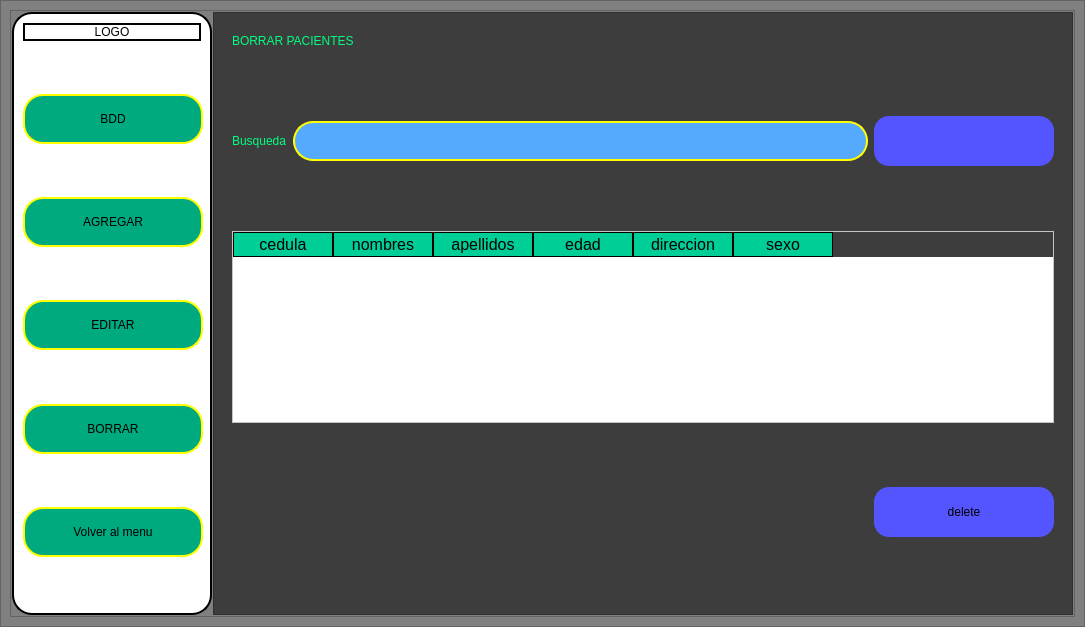
<?xml version="1.0" encoding="UTF-8"?>
<ui version="4.0">
 <class>MainWindow</class>
 <widget class="QMainWindow" name="MainWindow">
  <property name="geometry">
   <rect>
    <x>0</x>
    <y>0</y>
    <width>1085</width>
    <height>627</height>
   </rect>
  </property>
  <property name="windowTitle">
   <string>MainWindow</string>
  </property>
  <widget class="QWidget" name="centralwidget">
   <layout class="QVBoxLayout" name="verticalLayout">
    <property name="spacing">
     <number>0</number>
    </property>
    <property name="leftMargin">
     <number>0</number>
    </property>
    <property name="topMargin">
     <number>0</number>
    </property>
    <property name="rightMargin">
     <number>0</number>
    </property>
    <property name="bottomMargin">
     <number>0</number>
    </property>
    <item>
     <widget class="QFrame" name="frameP">
      <property name="styleSheet">
       <string notr="true">QFrame{
background-color:gray;
}</string>
      </property>
      <property name="frameShape">
       <enum>QFrame::StyledPanel</enum>
      </property>
      <property name="frameShadow">
       <enum>QFrame::Raised</enum>
      </property>
      <layout class="QVBoxLayout" name="verticalLayout_2" stretch="0">
       <item>
        <widget class="QFrame" name="frame_C">
         <property name="frameShape">
          <enum>QFrame::StyledPanel</enum>
         </property>
         <property name="frameShadow">
          <enum>QFrame::Raised</enum>
         </property>
         <layout class="QHBoxLayout" name="horizontalLayout_3">
          <property name="spacing">
           <number>1</number>
          </property>
          <property name="leftMargin">
           <number>1</number>
          </property>
          <property name="topMargin">
           <number>1</number>
          </property>
          <property name="rightMargin">
           <number>1</number>
          </property>
          <property name="bottomMargin">
           <number>1</number>
          </property>
          <item>
           <widget class="QFrame" name="frame_controles">
            <property name="minimumSize">
             <size>
              <width>0</width>
              <height>0</height>
             </size>
            </property>
            <property name="maximumSize">
             <size>
              <width>200</width>
              <height>16777215</height>
             </size>
            </property>
            <property name="styleSheet">
             <string notr="true">QFrame{
background-color: white;
border-radius:20px;
border:2px solid rgb(0, 0, 0);
}
QPushButton{
border-radius: 20px;
border:2px solid rgb(255, 255, 0);
background-color: rgb(0, 170, 127);
	font: 87 10pt &quot;Arial Black&quot;;
}
</string>
            </property>
            <property name="frameShape">
             <enum>QFrame::StyledPanel</enum>
            </property>
            <property name="frameShadow">
             <enum>QFrame::Raised</enum>
            </property>
            <layout class="QVBoxLayout" name="verticalLayout_3">
             <item>
              <widget class="QLabel" name="label">
               <property name="text">
                <string>LOGO</string>
               </property>
               <property name="alignment">
                <set>Qt::AlignCenter</set>
               </property>
              </widget>
             </item>
             <item>
              <spacer name="verticalSpacer_5">
               <property name="orientation">
                <enum>Qt::Vertical</enum>
               </property>
               <property name="sizeHint" stdset="0">
                <size>
                 <width>20</width>
                 <height>35</height>
                </size>
               </property>
              </spacer>
             </item>
             <item>
              <widget class="QPushButton" name="btn_bdd">
               <property name="minimumSize">
                <size>
                 <width>180</width>
                 <height>50</height>
                </size>
               </property>
               <property name="maximumSize">
                <size>
                 <width>180</width>
                 <height>16777215</height>
                </size>
               </property>
               <property name="styleSheet">
                <string notr="true">QPushButton{
border-radius: 20px;
border:2px solid rgb(255, 255, 0);
}

</string>
               </property>
               <property name="text">
                <string>BDD</string>
               </property>
               <property name="iconSize">
                <size>
                 <width>30</width>
                 <height>31</height>
                </size>
               </property>
              </widget>
             </item>
             <item>
              <spacer name="verticalSpacer">
               <property name="orientation">
                <enum>Qt::Vertical</enum>
               </property>
               <property name="sizeHint" stdset="0">
                <size>
                 <width>20</width>
                 <height>36</height>
                </size>
               </property>
              </spacer>
             </item>
             <item>
              <widget class="QPushButton" name="btn_agg">
               <property name="minimumSize">
                <size>
                 <width>180</width>
                 <height>50</height>
                </size>
               </property>
               <property name="maximumSize">
                <size>
                 <width>180</width>
                 <height>16777215</height>
                </size>
               </property>
               <property name="styleSheet">
                <string notr="true">QPushButton{
border-radius: 20px;
border:2px solid rgb(255, 255, 0);
}

</string>
               </property>
               <property name="text">
                <string>AGREGAR</string>
               </property>
               <property name="iconSize">
                <size>
                 <width>30</width>
                 <height>31</height>
                </size>
               </property>
              </widget>
             </item>
             <item>
              <spacer name="verticalSpacer_2">
               <property name="orientation">
                <enum>Qt::Vertical</enum>
               </property>
               <property name="sizeHint" stdset="0">
                <size>
                 <width>20</width>
                 <height>35</height>
                </size>
               </property>
              </spacer>
             </item>
             <item>
              <widget class="QPushButton" name="btn_edit">
               <property name="minimumSize">
                <size>
                 <width>180</width>
                 <height>50</height>
                </size>
               </property>
               <property name="maximumSize">
                <size>
                 <width>180</width>
                 <height>16777215</height>
                </size>
               </property>
               <property name="styleSheet">
                <string notr="true">QPushButton{
border-radius: 20px;
border:2px solid rgb(255, 255, 0);
}

</string>
               </property>
               <property name="text">
                <string>EDITAR</string>
               </property>
               <property name="iconSize">
                <size>
                 <width>30</width>
                 <height>31</height>
                </size>
               </property>
              </widget>
             </item>
             <item>
              <spacer name="verticalSpacer_3">
               <property name="orientation">
                <enum>Qt::Vertical</enum>
               </property>
               <property name="sizeHint" stdset="0">
                <size>
                 <width>20</width>
                 <height>36</height>
                </size>
               </property>
              </spacer>
             </item>
             <item>
              <widget class="QPushButton" name="btn_delete">
               <property name="minimumSize">
                <size>
                 <width>180</width>
                 <height>50</height>
                </size>
               </property>
               <property name="maximumSize">
                <size>
                 <width>180</width>
                 <height>16777215</height>
                </size>
               </property>
               <property name="styleSheet">
                <string notr="true">QPushButton{
border-radius: 20px;
border:2px solid rgb(255, 255, 0);
}

</string>
               </property>
               <property name="text">
                <string>BORRAR</string>
               </property>
               <property name="iconSize">
                <size>
                 <width>30</width>
                 <height>31</height>
                </size>
               </property>
              </widget>
             </item>
             <item>
              <spacer name="verticalSpacer_4">
               <property name="orientation">
                <enum>Qt::Vertical</enum>
               </property>
               <property name="sizeHint" stdset="0">
                <size>
                 <width>20</width>
                 <height>35</height>
                </size>
               </property>
              </spacer>
             </item>
             <item>
              <widget class="QPushButton" name="btn_back">
               <property name="minimumSize">
                <size>
                 <width>180</width>
                 <height>50</height>
                </size>
               </property>
               <property name="maximumSize">
                <size>
                 <width>180</width>
                 <height>16777215</height>
                </size>
               </property>
               <property name="styleSheet">
                <string notr="true">QPushButton{
border-radius: 20px;
border:2px solid rgb(255, 255, 0);
}

</string>
               </property>
               <property name="text">
                <string>Volver al menu</string>
               </property>
               <property name="iconSize">
                <size>
                 <width>30</width>
                 <height>31</height>
                </size>
               </property>
              </widget>
             </item>
             <item>
              <spacer name="verticalSpacer_6">
               <property name="orientation">
                <enum>Qt::Vertical</enum>
               </property>
               <property name="sizeHint" stdset="0">
                <size>
                 <width>20</width>
                 <height>36</height>
                </size>
               </property>
              </spacer>
             </item>
            </layout>
           </widget>
          </item>
          <item>
           <widget class="QFrame" name="frame_pages">
            <property name="styleSheet">
             <string notr="true">QFrame{
background-color: rgb(61,61,61);
}
QLabel{
	font: 87 12pt &quot;Arial Black&quot;;
	color: rgb(0, 255, 127);
border: 0px solid #14C8DC;
}
QLineEdit{
background-color: rgb(85, 170, 255);
border:2px solid rgb(255, 255, 0);
font: 75 12pt &quot;Times New Roman&quot;;
color: rgb(0, 0, 0);
border-radius:20px;
}
QPushButton{
background-color: rgb(85, 85, 255);
border-radius:15px;
font: 77 10pt &quot;Arial Black&quot;;
color: rgb(0, 0, 0);
}
QPushButton:hover{
	background-color: rgb(255, 170, 255);
border-radius:15px;
color:rgb(0,0,0);
font: 77 10pt &quot;Arial Black&quot;;
}
QTableWidget{
background-color:rgb(255, 255, 255);
color:rgb(0,0,0);
gridline-color:rgb(0,206,151);
font-size:12pt;
color:#000000;
}
QHeaderView::section{
background-color:rgb(0,206,151);
border:1px solid rgb(0,0,0);
font-size:12pt;
}
QTbaleWidget QTableCornerButton::section{
background-color:rgb(0,0,0);
border:1px solid  rgb(0,206,151);

}</string>
            </property>
            <property name="frameShape">
             <enum>QFrame::StyledPanel</enum>
            </property>
            <property name="frameShadow">
             <enum>QFrame::Raised</enum>
            </property>
            <layout class="QVBoxLayout" name="verticalLayout_4">
             <item>
              <widget class="QStackedWidget" name="stackedWidget">
               <property name="currentIndex">
                <number>3</number>
               </property>
               <widget class="QWidget" name="page_bdd">
                <layout class="QVBoxLayout" name="verticalLayout_5">
                 <item>
                  <layout class="QHBoxLayout" name="horizontalLayout_10">
                   <item>
                    <widget class="QLabel" name="label_2">
                     <property name="text">
                      <string>PACIENTES REGISTRADOS</string>
                     </property>
                    </widget>
                   </item>
                   <item>
                    <spacer name="horizontalSpacer_8">
                     <property name="orientation">
                      <enum>Qt::Horizontal</enum>
                     </property>
                     <property name="sizeHint" stdset="0">
                      <size>
                       <width>40</width>
                       <height>20</height>
                      </size>
                     </property>
                    </spacer>
                   </item>
                  </layout>
                 </item>
                 <item>
                  <widget class="QTableWidget" name="tabla_pacientes">
                   <column>
                    <property name="text">
                     <string>cedula</string>
                    </property>
                   </column>
                   <column>
                    <property name="text">
                     <string>nombres</string>
                    </property>
                   </column>
                   <column>
                    <property name="text">
                     <string>apellidos</string>
                    </property>
                   </column>
                   <column>
                    <property name="text">
                     <string>edad</string>
                    </property>
                   </column>
                   <column>
                    <property name="text">
                     <string>direccion</string>
                    </property>
                   </column>
                   <column>
                    <property name="text">
                     <string>sexo</string>
                    </property>
                   </column>
                  </widget>
                 </item>
                 <item>
                  <layout class="QHBoxLayout" name="horizontalLayout">
                   <item>
                    <spacer name="horizontalSpacer">
                     <property name="orientation">
                      <enum>Qt::Horizontal</enum>
                     </property>
                     <property name="sizeHint" stdset="0">
                      <size>
                       <width>618</width>
                       <height>20</height>
                      </size>
                     </property>
                    </spacer>
                   </item>
                   <item>
                    <widget class="QPushButton" name="btn_refresh">
                     <property name="minimumSize">
                      <size>
                       <width>180</width>
                       <height>50</height>
                      </size>
                     </property>
                     <property name="maximumSize">
                      <size>
                       <width>180</width>
                       <height>16777215</height>
                      </size>
                     </property>
                     <property name="styleSheet">
                      <string notr="true"/>
                     </property>
                     <property name="text">
                      <string>REFRESH</string>
                     </property>
                     <property name="icon">
                      <iconset>
                       <normaloff>ELEMENTOS GRAFICOS/actualizar.png</normaloff>ELEMENTOS GRAFICOS/actualizar.png</iconset>
                     </property>
                     <property name="iconSize">
                      <size>
                       <width>30</width>
                       <height>30</height>
                      </size>
                     </property>
                    </widget>
                   </item>
                  </layout>
                 </item>
                </layout>
               </widget>
               <widget class="QWidget" name="page_agg">
                <layout class="QVBoxLayout" name="verticalLayout_8">
                 <item>
                  <layout class="QHBoxLayout" name="horizontalLayout_4">
                   <item>
                    <widget class="QLabel" name="title">
                     <property name="text">
                      <string>Agregar Pacientes</string>
                     </property>
                    </widget>
                   </item>
                   <item>
                    <spacer name="horizontalSpacer_2">
                     <property name="orientation">
                      <enum>Qt::Horizontal</enum>
                     </property>
                     <property name="sizeHint" stdset="0">
                      <size>
                       <width>40</width>
                       <height>20</height>
                      </size>
                     </property>
                    </spacer>
                   </item>
                  </layout>
                 </item>
                 <item>
                  <spacer name="verticalSpacer_7">
                   <property name="orientation">
                    <enum>Qt::Vertical</enum>
                   </property>
                   <property name="sizeHint" stdset="0">
                    <size>
                     <width>20</width>
                     <height>94</height>
                    </size>
                   </property>
                  </spacer>
                 </item>
                 <item>
                  <layout class="QHBoxLayout" name="horizontalLayout_5">
                   <property name="spacing">
                    <number>6</number>
                   </property>
                   <item>
                    <layout class="QVBoxLayout" name="verticalLayout_7">
                     <property name="spacing">
                      <number>30</number>
                     </property>
                     <item>
                      <widget class="QLabel" name="lavel_id">
                       <property name="text">
                        <string>cedula:</string>
                       </property>
                       <property name="alignment">
                        <set>Qt::AlignCenter</set>
                       </property>
                      </widget>
                     </item>
                     <item>
                      <widget class="QLabel" name="label_names">
                       <property name="text">
                        <string>nombres:</string>
                       </property>
                       <property name="alignment">
                        <set>Qt::AlignCenter</set>
                       </property>
                      </widget>
                     </item>
                     <item>
                      <widget class="QLabel" name="label_apell">
                       <property name="text">
                        <string>apellidos:</string>
                       </property>
                       <property name="alignment">
                        <set>Qt::AlignCenter</set>
                       </property>
                      </widget>
                     </item>
                     <item>
                      <widget class="QLabel" name="label_age">
                       <property name="text">
                        <string>edad:</string>
                       </property>
                       <property name="alignment">
                        <set>Qt::AlignCenter</set>
                       </property>
                      </widget>
                     </item>
                     <item>
                      <widget class="QLabel" name="label_dir">
                       <property name="text">
                        <string>Direccion:</string>
                       </property>
                       <property name="alignment">
                        <set>Qt::AlignCenter</set>
                       </property>
                      </widget>
                     </item>
                     <item>
                      <widget class="QLabel" name="label_gen">
                       <property name="text">
                        <string>sexo:</string>
                       </property>
                       <property name="alignment">
                        <set>Qt::AlignCenter</set>
                       </property>
                      </widget>
                     </item>
                    </layout>
                   </item>
                   <item>
                    <layout class="QVBoxLayout" name="verticalLayout_6" stretch="0,0,0,0,0,0">
                     <property name="spacing">
                      <number>30</number>
                     </property>
                     <item>
                      <widget class="QLineEdit" name="txt_cedula">
                       <property name="minimumSize">
                        <size>
                         <width>0</width>
                         <height>40</height>
                        </size>
                       </property>
                       <property name="styleSheet">
                        <string notr="true"/>
                       </property>
                      </widget>
                     </item>
                     <item>
                      <widget class="QLineEdit" name="txt_name">
                       <property name="minimumSize">
                        <size>
                         <width>0</width>
                         <height>40</height>
                        </size>
                       </property>
                      </widget>
                     </item>
                     <item>
                      <widget class="QLineEdit" name="txt_apellido">
                       <property name="minimumSize">
                        <size>
                         <width>0</width>
                         <height>40</height>
                        </size>
                       </property>
                      </widget>
                     </item>
                     <item>
                      <widget class="QLineEdit" name="txt_age">
                       <property name="minimumSize">
                        <size>
                         <width>0</width>
                         <height>40</height>
                        </size>
                       </property>
                      </widget>
                     </item>
                     <item>
                      <widget class="QLineEdit" name="txt_dir">
                       <property name="minimumSize">
                        <size>
                         <width>0</width>
                         <height>40</height>
                        </size>
                       </property>
                      </widget>
                     </item>
                     <item>
                      <widget class="QLineEdit" name="txt_sex">
                       <property name="minimumSize">
                        <size>
                         <width>0</width>
                         <height>40</height>
                        </size>
                       </property>
                      </widget>
                     </item>
                    </layout>
                   </item>
                   <item>
                    <spacer name="horizontalSpacer_4">
                     <property name="orientation">
                      <enum>Qt::Horizontal</enum>
                     </property>
                     <property name="sizeHint" stdset="0">
                      <size>
                       <width>98</width>
                       <height>20</height>
                      </size>
                     </property>
                    </spacer>
                   </item>
                  </layout>
                 </item>
                 <item>
                  <spacer name="verticalSpacer_8">
                   <property name="orientation">
                    <enum>Qt::Vertical</enum>
                   </property>
                   <property name="sizeHint" stdset="0">
                    <size>
                     <width>20</width>
                     <height>105</height>
                    </size>
                   </property>
                  </spacer>
                 </item>
                 <item>
                  <layout class="QHBoxLayout" name="horizontalLayout_2">
                   <item>
                    <spacer name="horizontalSpacer_3">
                     <property name="orientation">
                      <enum>Qt::Horizontal</enum>
                     </property>
                     <property name="sizeHint" stdset="0">
                      <size>
                       <width>40</width>
                       <height>20</height>
                      </size>
                     </property>
                    </spacer>
                   </item>
                   <item>
                    <widget class="QPushButton" name="btn_registrar">
                     <property name="minimumSize">
                      <size>
                       <width>180</width>
                       <height>50</height>
                      </size>
                     </property>
                     <property name="maximumSize">
                      <size>
                       <width>180</width>
                       <height>16777215</height>
                      </size>
                     </property>
                     <property name="styleSheet">
                      <string notr="true"/>
                     </property>
                     <property name="text">
                      <string>registrar</string>
                     </property>
                     <property name="icon">
                      <iconset>
                       <normaloff>ELEMENTOS GRAFICOS/agg.png</normaloff>ELEMENTOS GRAFICOS/agg.png</iconset>
                     </property>
                     <property name="iconSize">
                      <size>
                       <width>30</width>
                       <height>30</height>
                      </size>
                     </property>
                    </widget>
                   </item>
                  </layout>
                 </item>
                </layout>
               </widget>
               <widget class="QWidget" name="page_edit">
                <layout class="QVBoxLayout" name="verticalLayout_11">
                 <item>
                  <layout class="QHBoxLayout" name="horizontalLayout_6">
                   <item>
                    <widget class="QLabel" name="title_edit">
                     <property name="text">
                      <string>ACTUALIZAR PACIENTES</string>
                     </property>
                    </widget>
                   </item>
                   <item>
                    <spacer name="horizontalSpacer_5">
                     <property name="orientation">
                      <enum>Qt::Horizontal</enum>
                     </property>
                     <property name="sizeHint" stdset="0">
                      <size>
                       <width>40</width>
                       <height>20</height>
                      </size>
                     </property>
                    </spacer>
                   </item>
                  </layout>
                 </item>
                 <item>
                  <layout class="QHBoxLayout" name="horizontalLayout_9">
                   <item>
                    <widget class="QLabel" name="label_3">
                     <property name="text">
                      <string>Busqueda</string>
                     </property>
                    </widget>
                   </item>
                   <item>
                    <widget class="QLineEdit" name="in_busqueda_edit">
                     <property name="minimumSize">
                      <size>
                       <width>0</width>
                       <height>40</height>
                      </size>
                     </property>
                    </widget>
                   </item>
                   <item>
                    <widget class="QPushButton" name="btn_buscar">
                     <property name="minimumSize">
                      <size>
                       <width>180</width>
                       <height>50</height>
                      </size>
                     </property>
                     <property name="maximumSize">
                      <size>
                       <width>180</width>
                       <height>16777215</height>
                      </size>
                     </property>
                     <property name="styleSheet">
                      <string notr="true"/>
                     </property>
                     <property name="text">
                      <string/>
                     </property>
                     <property name="icon">
                      <iconset>
                       <normaloff>ELEMENTOS GRAFICOS/buscar.png</normaloff>ELEMENTOS GRAFICOS/buscar.png</iconset>
                     </property>
                     <property name="iconSize">
                      <size>
                       <width>30</width>
                       <height>30</height>
                      </size>
                     </property>
                    </widget>
                   </item>
                  </layout>
                 </item>
                 <item>
                  <spacer name="verticalSpacer_10">
                   <property name="orientation">
                    <enum>Qt::Vertical</enum>
                   </property>
                   <property name="sizeHint" stdset="0">
                    <size>
                     <width>20</width>
                     <height>9</height>
                    </size>
                   </property>
                  </spacer>
                 </item>
                 <item>
                  <spacer name="verticalSpacer_9">
                   <property name="orientation">
                    <enum>Qt::Vertical</enum>
                   </property>
                   <property name="sizeHint" stdset="0">
                    <size>
                     <width>20</width>
                     <height>2</height>
                    </size>
                   </property>
                  </spacer>
                 </item>
                 <item>
                  <layout class="QHBoxLayout" name="horizontalLayout_8">
                   <item>
                    <layout class="QVBoxLayout" name="verticalLayout_9">
                     <property name="spacing">
                      <number>30</number>
                     </property>
                     <item>
                      <widget class="QLabel" name="lavel_id_2">
                       <property name="text">
                        <string>cedula:</string>
                       </property>
                       <property name="alignment">
                        <set>Qt::AlignCenter</set>
                       </property>
                      </widget>
                     </item>
                     <item>
                      <widget class="QLabel" name="label_names_2">
                       <property name="text">
                        <string>nombres:</string>
                       </property>
                       <property name="alignment">
                        <set>Qt::AlignCenter</set>
                       </property>
                      </widget>
                     </item>
                     <item>
                      <widget class="QLabel" name="label_apell_2">
                       <property name="text">
                        <string>apellidos:</string>
                       </property>
                       <property name="alignment">
                        <set>Qt::AlignCenter</set>
                       </property>
                      </widget>
                     </item>
                     <item>
                      <widget class="QLabel" name="label_age_2">
                       <property name="text">
                        <string>edad:</string>
                       </property>
                       <property name="alignment">
                        <set>Qt::AlignCenter</set>
                       </property>
                      </widget>
                     </item>
                     <item>
                      <widget class="QLabel" name="label_dir_2">
                       <property name="text">
                        <string>Direccion:</string>
                       </property>
                       <property name="alignment">
                        <set>Qt::AlignCenter</set>
                       </property>
                      </widget>
                     </item>
                     <item>
                      <widget class="QLabel" name="label_gen_2">
                       <property name="text">
                        <string>sexo:</string>
                       </property>
                       <property name="alignment">
                        <set>Qt::AlignCenter</set>
                       </property>
                      </widget>
                     </item>
                    </layout>
                   </item>
                   <item>
                    <layout class="QVBoxLayout" name="verticalLayout_10" stretch="0,0,0,0,0,0">
                     <property name="spacing">
                      <number>30</number>
                     </property>
                     <item>
                      <widget class="QLineEdit" name="txt_id_2">
                       <property name="minimumSize">
                        <size>
                         <width>0</width>
                         <height>40</height>
                        </size>
                       </property>
                       <property name="styleSheet">
                        <string notr="true"/>
                       </property>
                      </widget>
                     </item>
                     <item>
                      <widget class="QLineEdit" name="txt_name_2">
                       <property name="minimumSize">
                        <size>
                         <width>0</width>
                         <height>40</height>
                        </size>
                       </property>
                      </widget>
                     </item>
                     <item>
                      <widget class="QLineEdit" name="txt_apell_2">
                       <property name="minimumSize">
                        <size>
                         <width>0</width>
                         <height>40</height>
                        </size>
                       </property>
                      </widget>
                     </item>
                     <item>
                      <widget class="QLineEdit" name="txt_age_2">
                       <property name="minimumSize">
                        <size>
                         <width>0</width>
                         <height>40</height>
                        </size>
                       </property>
                      </widget>
                     </item>
                     <item>
                      <widget class="QLineEdit" name="txt_dir_2">
                       <property name="minimumSize">
                        <size>
                         <width>0</width>
                         <height>40</height>
                        </size>
                       </property>
                      </widget>
                     </item>
                     <item>
                      <widget class="QLineEdit" name="txt_gen_2">
                       <property name="minimumSize">
                        <size>
                         <width>0</width>
                         <height>40</height>
                        </size>
                       </property>
                      </widget>
                     </item>
                    </layout>
                   </item>
                   <item>
                    <spacer name="horizontalSpacer_7">
                     <property name="orientation">
                      <enum>Qt::Horizontal</enum>
                     </property>
                     <property name="sizeHint" stdset="0">
                      <size>
                       <width>40</width>
                       <height>20</height>
                      </size>
                     </property>
                    </spacer>
                   </item>
                  </layout>
                 </item>
                 <item>
                  <spacer name="verticalSpacer_11">
                   <property name="orientation">
                    <enum>Qt::Vertical</enum>
                   </property>
                   <property name="sizeHint" stdset="0">
                    <size>
                     <width>20</width>
                     <height>1</height>
                    </size>
                   </property>
                  </spacer>
                 </item>
                 <item>
                  <spacer name="verticalSpacer_12">
                   <property name="orientation">
                    <enum>Qt::Vertical</enum>
                   </property>
                   <property name="sizeHint" stdset="0">
                    <size>
                     <width>20</width>
                     <height>29</height>
                    </size>
                   </property>
                  </spacer>
                 </item>
                 <item>
                  <layout class="QHBoxLayout" name="horizontalLayout_7">
                   <item>
                    <spacer name="horizontalSpacer_6">
                     <property name="orientation">
                      <enum>Qt::Horizontal</enum>
                     </property>
                     <property name="sizeHint" stdset="0">
                      <size>
                       <width>628</width>
                       <height>20</height>
                      </size>
                     </property>
                    </spacer>
                   </item>
                   <item>
                    <widget class="QPushButton" name="btn_act">
                     <property name="minimumSize">
                      <size>
                       <width>180</width>
                       <height>50</height>
                      </size>
                     </property>
                     <property name="maximumSize">
                      <size>
                       <width>180</width>
                       <height>16777215</height>
                      </size>
                     </property>
                     <property name="styleSheet">
                      <string notr="true"/>
                     </property>
                     <property name="text">
                      <string>EDITAR</string>
                     </property>
                     <property name="icon">
                      <iconset>
                       <normaloff>ELEMENTOS GRAFICOS/varita-magica.png</normaloff>ELEMENTOS GRAFICOS/varita-magica.png</iconset>
                     </property>
                     <property name="iconSize">
                      <size>
                       <width>30</width>
                       <height>30</height>
                      </size>
                     </property>
                    </widget>
                   </item>
                  </layout>
                 </item>
                </layout>
               </widget>
               <widget class="QWidget" name="page_delete">
                <layout class="QVBoxLayout" name="verticalLayout_12">
                 <item>
                  <layout class="QHBoxLayout" name="horizontalLayout_13">
                   <item>
                    <widget class="QLabel" name="title_delete">
                     <property name="text">
                      <string>BORRAR PACIENTES</string>
                     </property>
                    </widget>
                   </item>
                   <item>
                    <spacer name="horizontalSpacer_10">
                     <property name="orientation">
                      <enum>Qt::Horizontal</enum>
                     </property>
                     <property name="sizeHint" stdset="0">
                      <size>
                       <width>40</width>
                       <height>20</height>
                      </size>
                     </property>
                    </spacer>
                   </item>
                  </layout>
                 </item>
                 <item>
                  <spacer name="verticalSpacer_13">
                   <property name="orientation">
                    <enum>Qt::Vertical</enum>
                   </property>
                   <property name="sizeHint" stdset="0">
                    <size>
                     <width>20</width>
                     <height>43</height>
                    </size>
                   </property>
                  </spacer>
                 </item>
                 <item>
                  <layout class="QHBoxLayout" name="horizontalLayout_12">
                   <item>
                    <widget class="QLabel" name="label_4">
                     <property name="text">
                      <string>Busqueda</string>
                     </property>
                    </widget>
                   </item>
                   <item>
                    <widget class="QLineEdit" name="in_busqueda_delete">
                     <property name="minimumSize">
                      <size>
                       <width>0</width>
                       <height>40</height>
                      </size>
                     </property>
                    </widget>
                   </item>
                   <item>
                    <widget class="QPushButton" name="btn_buscar_2">
                     <property name="minimumSize">
                      <size>
                       <width>180</width>
                       <height>50</height>
                      </size>
                     </property>
                     <property name="maximumSize">
                      <size>
                       <width>180</width>
                       <height>16777215</height>
                      </size>
                     </property>
                     <property name="styleSheet">
                      <string notr="true"/>
                     </property>
                     <property name="text">
                      <string/>
                     </property>
                     <property name="icon">
                      <iconset>
                       <normaloff>ELEMENTOS GRAFICOS/buscar.png</normaloff>ELEMENTOS GRAFICOS/buscar.png</iconset>
                     </property>
                     <property name="iconSize">
                      <size>
                       <width>30</width>
                       <height>30</height>
                      </size>
                     </property>
                    </widget>
                   </item>
                  </layout>
                 </item>
                 <item>
                  <spacer name="verticalSpacer_14">
                   <property name="orientation">
                    <enum>Qt::Vertical</enum>
                   </property>
                   <property name="sizeHint" stdset="0">
                    <size>
                     <width>20</width>
                     <height>44</height>
                    </size>
                   </property>
                  </spacer>
                 </item>
                 <item>
                  <widget class="QTableWidget" name="tabla_borrar">
                   <column>
                    <property name="text">
                     <string>cedula</string>
                    </property>
                   </column>
                   <column>
                    <property name="text">
                     <string>nombres</string>
                    </property>
                   </column>
                   <column>
                    <property name="text">
                     <string>apellidos</string>
                    </property>
                   </column>
                   <column>
                    <property name="text">
                     <string>edad</string>
                    </property>
                   </column>
                   <column>
                    <property name="text">
                     <string>direccion</string>
                    </property>
                   </column>
                   <column>
                    <property name="text">
                     <string>sexo</string>
                    </property>
                   </column>
                  </widget>
                 </item>
                 <item>
                  <spacer name="verticalSpacer_16">
                   <property name="orientation">
                    <enum>Qt::Vertical</enum>
                   </property>
                   <property name="sizeHint" stdset="0">
                    <size>
                     <width>20</width>
                     <height>43</height>
                    </size>
                   </property>
                  </spacer>
                 </item>
                 <item>
                  <layout class="QHBoxLayout" name="horizontalLayout_11">
                   <item>
                    <spacer name="horizontalSpacer_9">
                     <property name="orientation">
                      <enum>Qt::Horizontal</enum>
                     </property>
                     <property name="sizeHint" stdset="0">
                      <size>
                       <width>40</width>
                       <height>20</height>
                      </size>
                     </property>
                    </spacer>
                   </item>
                   <item>
                    <widget class="QPushButton" name="btn_borrar">
                     <property name="minimumSize">
                      <size>
                       <width>180</width>
                       <height>50</height>
                      </size>
                     </property>
                     <property name="maximumSize">
                      <size>
                       <width>180</width>
                       <height>16777215</height>
                      </size>
                     </property>
                     <property name="styleSheet">
                      <string notr="true"/>
                     </property>
                     <property name="text">
                      <string>delete</string>
                     </property>
                     <property name="icon">
                      <iconset>
                       <normaloff>ELEMENTOS GRAFICOS/limpiar.png</normaloff>ELEMENTOS GRAFICOS/limpiar.png</iconset>
                     </property>
                     <property name="iconSize">
                      <size>
                       <width>30</width>
                       <height>30</height>
                      </size>
                     </property>
                    </widget>
                   </item>
                  </layout>
                 </item>
                 <item>
                  <spacer name="verticalSpacer_15">
                   <property name="orientation">
                    <enum>Qt::Vertical</enum>
                   </property>
                   <property name="sizeHint" stdset="0">
                    <size>
                     <width>20</width>
                     <height>43</height>
                    </size>
                   </property>
                  </spacer>
                 </item>
                </layout>
               </widget>
              </widget>
             </item>
            </layout>
           </widget>
          </item>
         </layout>
        </widget>
       </item>
      </layout>
     </widget>
    </item>
   </layout>
  </widget>
 </widget>
 <resources/>
 <connections/>
</ui>
